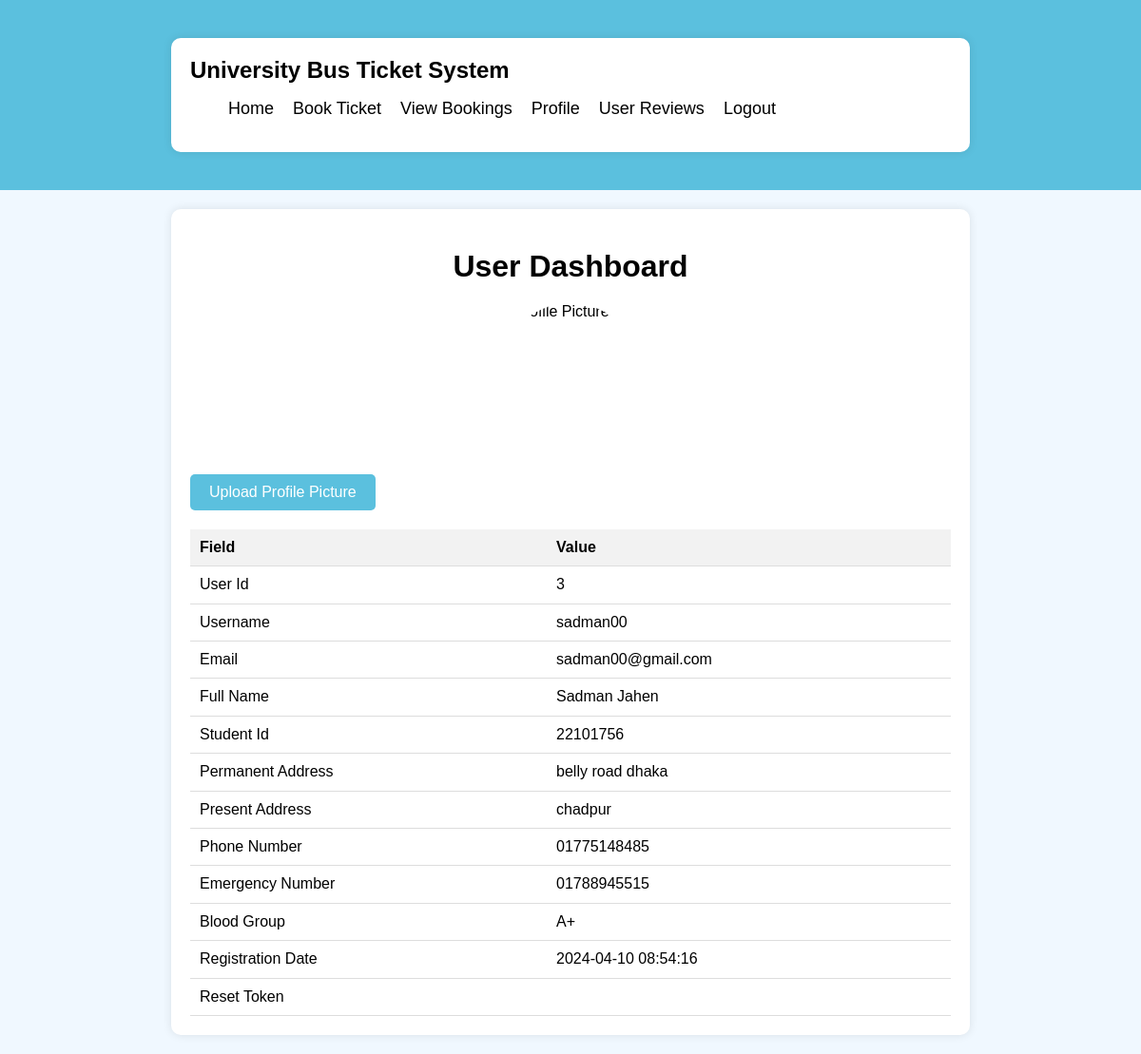
The page /user_dashboard.php (signed in) on the database its author committed.
### tables this page shows
CREATE TABLE `users` (
  `user_id` int(11) NOT NULL,
  `username` varchar(50) DEFAULT NULL,
  `password` varchar(255) DEFAULT NULL,
  `email` varchar(100) DEFAULT NULL,
  `full_name` varchar(100) DEFAULT NULL,
  `profile_picture` varchar(40) NOT NULL,
  `student_id` varchar(255) NOT NULL,
  `permanent_address` varchar(255) NOT NULL,
  `present_address` varchar(255) NOT NULL,
  `phone_number` varchar(15) NOT NULL,
  `emergency_number` varchar(15) NOT NULL,
  `blood_group` varchar(5) NOT NULL,
  `registration_date` timestamp NOT NULL DEFAULT current_timestamp(),
  `reset_token` varchar(255) DEFAULT NULL
);

### user_dashboard.php (the view, shortened to what this page needs)
<?php
$servername = "localhost";
$username = "root";
$password = "";
$dbname = "university_bus_system";
$conn = new mysqli($servername, $username, $password, $dbname);
$user_id = $_SESSION['user_id'];
$sql = "SELECT * FROM users WHERE user_id = $user_id";
$result = $conn->query($sql);
if ($result->num_rows > 0) {
    $user_data = $result->fetch_assoc();
} else {
    echo "User data not found.";
}
?>
<!DOCTYPE html>
<html lang="en">
<head>
    <link rel="stylesheet" href="https://cdnjs.cloudflare.com/ajax/libs/normalize/8.0.1/normalize.min.css">
</head>
<body>
    <header class="navbar" style="background-color: #5bc0de; padding: 20px 0;">
        <div class="container">
            <div class="logo" style="color: #000000; font-size: 24px; font-weight: bold;">University Bus Ticket System</div>
            <ul class="nav-menu" style="list-style: none; display: flex;">
    <li><a href="index.php" style="color: #000000; text-decoration: none; font-size: 18px; transition: color 0.3s;">Home</a></li>
    <li style="margin-left: 20px;"><a href="booking_c.php" style="color: #000000; text-decoration: none; font-size: 18px; transition: color 0.3s;">Book Ticket</a></li>
    <li style="margin-left: 20px;"><a href="view_bookings.php" style="color: #000000; text-decoration: none; font-size: 18px; transition: color 0.3s;">View Bookings</a></li>
    <li style="margin-left: 20px;"><a href="profile.php" style="color: #000000; text-decoration: none; font-size: 18px; transition: color 0.3s;">Profile</a></li>
    <li style="margin-left: 20px;"><a href="user_reviews.php" style="color: #000000; text-decoration: none; font-size: 18px; transition: color 0.3s;">User Reviews</a></li>
    <li style="margin-left: 20px;"><a href="?logout" class="logout-link" style="color: #000000; text-decoration: none; font-size: 18px; transition: color 0.3s;">Logout</a></li>
</ul>
        </div>
    </header>
    <div class="container">
        <h1>User Dashboard</h1>
        <?php
        $profile_picture = 'default_profile_picture.jpg';
        ?>
        <img src="<?php echo $profile_picture; ?>" alt="Profile Picture" class="profile-picture" onclick="document.getElementById('profile-picture-input').click()">
        <form action="<?php echo $_SERVER['PHP_SELF']; ?>" method="post" enctype="multipart/form-data">
            <input type="submit" value="Upload Profile Picture" style="background-color: #5bc0de; color: #fff; padding: 10px 20px; border: none; border-radius: 5px; cursor: pointer; margin-top: 10px;">
        </form>
        <table>
            <tr>
                <th>Field</th>
                <th>Value</th>
            </tr>
            <?php foreach ($user_data as $key => $value) : ?>
                <?php if ($key !== 'password' && $key !== 'profile_picture') : ?>
                    <tr>
                        <td><?php echo ucwords(str_replace('_', ' ', $key)); ?></td>
                        <td><?php echo $value; ?></td>
                    </tr>
                <?php endif; ?>
            <?php endforeach; ?>
        </table>
    </div>
</body>
</html>

### user_dashboard.php (style rules this page uses)
body { font-family: Arial, sans-serif; background-color: #f0f8ff; margin: 0; padding: 0; }
.container { max-width: 800px; margin: 20px auto; padding: 20px; background-color: #fff; border-radius: 10px; box-shadow: 0 0 10px rgba(0, 0, 0, 0.1); }
h1 { color: #000000; text-align: center; margin-bottom: 20px; }
table { width: 100%; border-collapse: collapse; margin-top: 20px; }
th, td { padding: 10px; border-bottom: 1px solid #ddd; }
th { background-color: #f2f2f2; text-align: left; }
td { vertical-align: top; }
.profile-picture { width: 150px; height: 150px; border-radius: 50%; margin: 0 auto 20px; display: block; cursor: pointer; }

### rows shown on the page
users: user_id "3", username "sadman00", email "sadman00@gmail.com", full_name "Sadman Jahen", student "22101756", permanent_address "belly road dhaka", present_address "chadpur", phone_number "01775148485", emergency_number "01788945515", blood_group "A+", registration_date "2024-04-10 08:54:16"

### other values the page prints
str_replace('_', ' ', $key) "User Id"
str_replace('_', ' ', $key) "Username"
str_replace('_', ' ', $key) "Email"
str_replace('_', ' ', $key) "Full Name"
str_replace('_', ' ', $key) "Student Id"
str_replace('_', ' ', $key) "Permanent Address"
str_replace('_', ' ', $key) "Present Address"
str_replace('_', ' ', $key) "Phone Number"
str_replace('_', ' ', $key) "Emergency Number"
str_replace('_', ' ', $key) "Blood Group"
str_replace('_', ' ', $key) "Registration Date"
str_replace('_', ' ', $key) "Reset Token"
